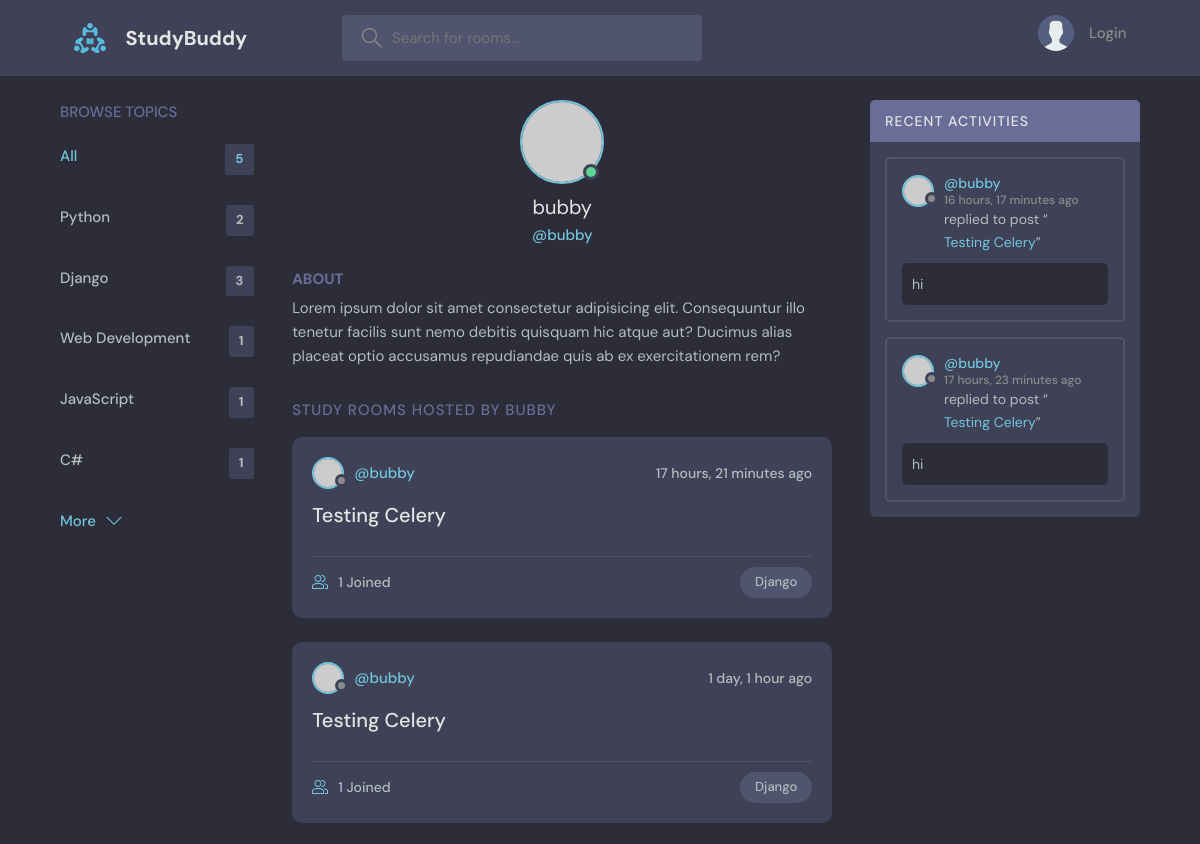
The app's page /profile/1/ (upper part), older data.
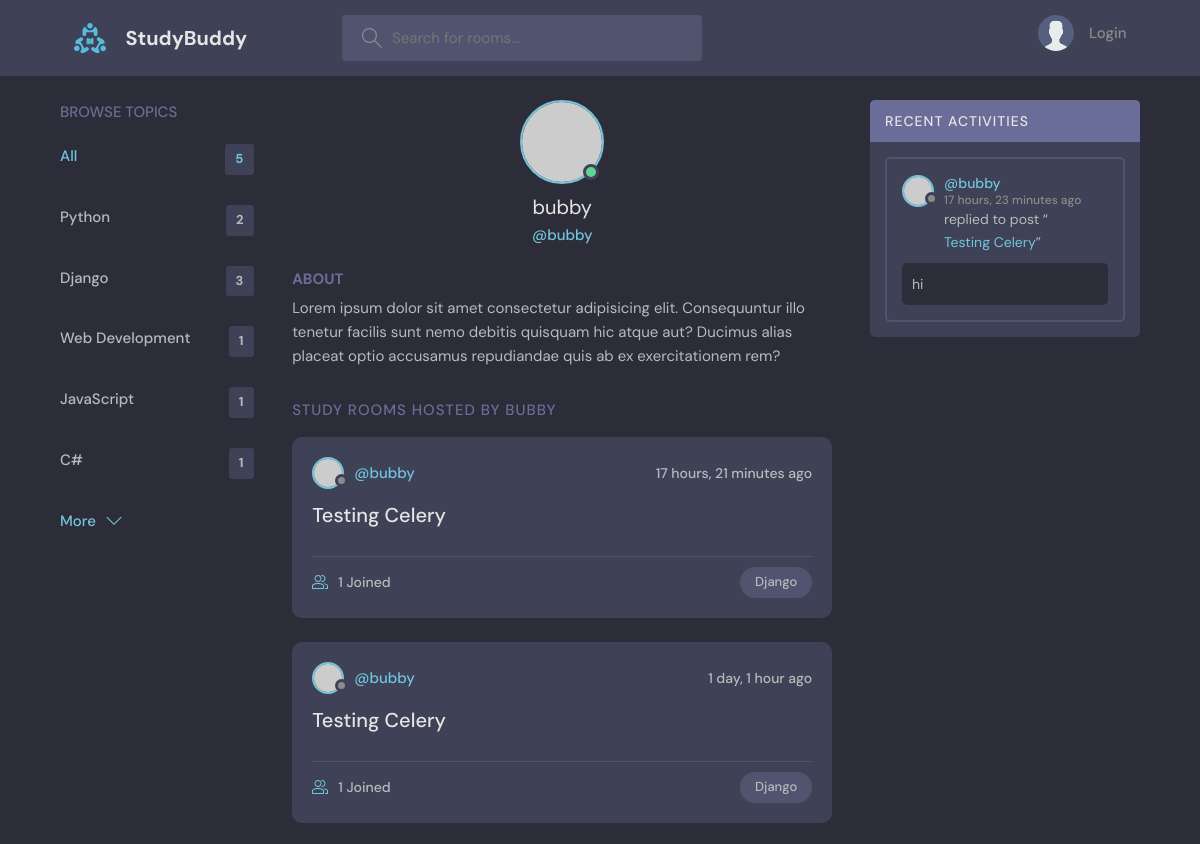
The same page, newer data.
### base/models.py (models this page shows, shortened)
class Topic(models.Model):
    name = models.CharField(max_length=200)

class Room(models.Model):
    host = models.ForeignKey(User, on_delete=models.SET_NULL, null=True)
    topic = models.ForeignKey(Topic, on_delete=models.SET_NULL, null=True)
    name = models.CharField(max_length=200)
    description = models.TextField(null=True, blank=True)
    participants = models.ManyToManyField(User, related_name='participants', blank=True)
    updated = models.DateTimeField(auto_now=True)
    created = models.DateTimeField(auto_now_add=True)
    class Meta:
        ordering = ["-updated", "-created"]
    def __str__(self):
        return self.name

class Message(models.Model):
    user = models.ForeignKey(User, on_delete=models.CASCADE)
    room = models.ForeignKey(Room, on_delete=models.CASCADE)
    body = models.TextField()
    updated = models.DateTimeField(auto_now=True)
    created = models.DateTimeField(auto_now_add=True)
    class Meta:
        ordering = ["-updated", "-created"]
    def __str__(self):
        return self.body[0:50]

### base/views.py (the view)
# urls.py: path("profile/<str:pk>/", views.userProfile, name="user-profile"),
def userProfile(request, pk):
    user = User.objects.get(id=pk)
    rooms = user.room_set.all()
    room_messages = user.message_set.all()
    topics = Topic.objects.all()
    context = {"user": user, "rooms": rooms, "room_messages": room_messages, "topics": topics}
    return render(request, "base/profile.html", context)

### base/templates/base/profile.html (shortened to what this page needs)
{% extends 'main.html' %}
{% block content %}
  <main class="profile-page layout layout--3">
    <div class="container">
      {% include "base/topics_component.html" %}
      <div class="roomList">
        <div class="profile">
          <div class="profile__avatar">
            <div class="avatar avatar--large active">
              <img src="https://randomuser.me/api/portraits/men/11.jpg" />
            </div>
          </div>
          <div class="profile__info">
            <h3>{{user.username}}</h3>
            <p>@{{user.username}}</p>
          </div>
          <div class="profile__about">
            <h3>About</h3>
            <p>
              Lorem ipsum dolor sit amet consectetur adipisicing elit. Consequuntur illo tenetur
              facilis sunt nemo debitis quisquam hic atque aut? Ducimus alias placeat optio
              accusamus repudiandae quis ab ex exercitationem rem?
            </p>
          </div>
        </div>
        <div class="roomList__header">
          <div>
            <h2>Study Rooms Hosted by {{user.username}}</a>
            </h2>
          </div>
        </div>
        {% include 'base/feed_component.html' %}
      </div>
      {% include "base/activity_component.html" %}
    </div>
  </main>
{% endblock %}

### base/templates/base/topics_component.html
<div class="topics">
    <div class="topics__header">
      <h2>Browse Topics</h2>
    </div>
    <ul class="topics__list">
      <li>
        <a href="{% url 'home' %}" class="active">All <span>{{topics.count}}</span></a>
      </li>
      {% for topic in topics %}
      <li>
        <a href="{% url 'home' %}?q={{topic.name}}">{{topic.name}}<span>{{topic.room_set.all.count}}</span></a>
      </li>
      {% endfor %}
    </ul>
    <a class="btn btn--link" href="topics.html">
      More
      <svg
        version="1.1"
        xmlns="http://www.w3.org/2000/svg"
        width="32"
        height="32"
        viewBox="0 0 32 32"
      >
        <title>chevron-down</title>
        <path d="M16 21l-13-13h-3l16 16 16-16h-3l-13 13z"></path>
      </svg>
    </a>
  </div>

### base/templates/base/feed_component.html (shortened to what this page needs)
{% for room in rooms %}
<div class="roomListRoom">
    <div class="roomListRoom__header">
      <a href="{% url 'user-profile' room.host.id %}" class="roomListRoom__author">
        <div class="avatar avatar--small">
          <img src="https://randomuser.me/api/portraits/women/11.jpg" />
        </div>
        <span>@{{room.host.username}}</span>
      </a>
      <div class="roomListRoom__actions">
        <span>{{room.created|timesince}} ago</span>
      </div>
    </div>
    <div class="roomListRoom__content">
      <a href="{% url 'room' room.id %}">{{room.name}}</a>
    </div>
    <div class="roomListRoom__meta">
      <a href="{% url 'room' room.id %}" class="roomListRoom__joined">
        {{room.participants.all.count}} Joined
      </a>
      <p class="roomListRoom__topic">{{room.topic.name}}</p>
    </div>
  </div>
{% endfor %}

### base/templates/base/activity_component.html (shortened to what this page needs)
<div class="activities">
    <div class="activities__header">
      <h2>Recent Activities</h2>
    </div>
    {% for message in room_messages %}
    <div class="activities__box">
      <div class="activities__boxHeader roomListRoom__header">
        <a href="{% url 'user-profile' message.user.id %}" class="roomListRoom__author">
          <div class="avatar avatar--small">
            <img src="https://randomuser.me/api/portraits/women/11.jpg" />
          </div>
          <p>
            @{{message.user}}
            <span>{{message.created|timesince}} ago</span>
          </p>
        </a>
      </div>
      <div class="activities__boxContent">
        <p>
          replied to post “<a href="{% url 'room' message.room.id %}">{{message.room}}</a
          >”
        </p>
        <div class="activities__boxRoomContent">
          {{message}}
        </div>
      </div>
    </div>
    {% endfor %}
  </div>

Row changes from the older to the newer data that the page shows:
removed Message: user "bubby", created "16 hours, 17 minutes", room "Testing Celery", body "hi"
